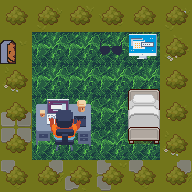

Tiled map render using the project's own tile images. Description and the whole map definition, tile-layer contents included, below:
An orthogonal 6x6 tile map with 32x32 px tiles, 5 tile layers (Floor, Walls, Ekansh Door Exit, Furniture, ...), 5 tilesets.

<map version="1.10" tiledversion="1.11.2" orientation="orthogonal" renderorder="right-down" width="6" height="6" tilewidth="32" tileheight="32" infinite="0" nextlayerid="6" nextobjectid="1">
 <tileset firstgid="1" source="TX Tileset Grass.tsx" />
 <tileset firstgid="65" source="TX Plant.tsx" />
 <tileset firstgid="321" source="door_open.tsx" />
 <tileset firstgid="322" source="beds_BR.tsx" />
 <tileset firstgid="378" source="MegaPixelArt32x32pxIcons_SpriteSheet.tsx" />
 <layer id="1" name="Floor" width="6" height="6">
  <data encoding="csv">
9,10,11,12,13,14,
17,744,744,744,744,22,
29,744,744,744,744,13,
37,744,744,744,744,21,
45,744,744,744,744,29,
53,54,55,52,53,54
</data>
 </layer>
 <layer id="2" name="Walls" width="6" height="6">
  <data encoding="csv">
162,162,162,162,162,162,
0,0,0,0,0,162,
162,0,0,0,0,162,
162,0,0,0,0,162,
162,0,0,0,0,162,
162,162,162,162,162,162
</data>
 </layer>
 <layer id="3" name="Ekansh Door Exit" width="6" height="6">
  <data encoding="csv">
0,0,0,0,0,0,
321,0,0,0,0,0,
0,0,0,0,0,0,
0,0,0,0,0,0,
0,0,0,0,0,0,
0,0,0,0,0,0
</data>
 </layer>
 <layer id="4" name="Furniture" width="6" height="6">
  <data encoding="csv">
0,0,0,0,0,0,
0,0,0,0,430,0,
0,0,0,0,326,0,
0,723,724,0,333,0,
0,737,738,0,340,0,
0,0,0,0,0,0
</data>
 </layer>
 <layer id="5" name="Ekansh Trigger" width="6" height="6">
  <data encoding="csv">
0,0,0,0,0,0,
0,0,0,406,0,0,
0,0,0,0,0,0,
0,0,0,0,0,0,
0,0,0,0,0,0,
0,0,0,0,0,0
</data>
 </layer>
</map>
